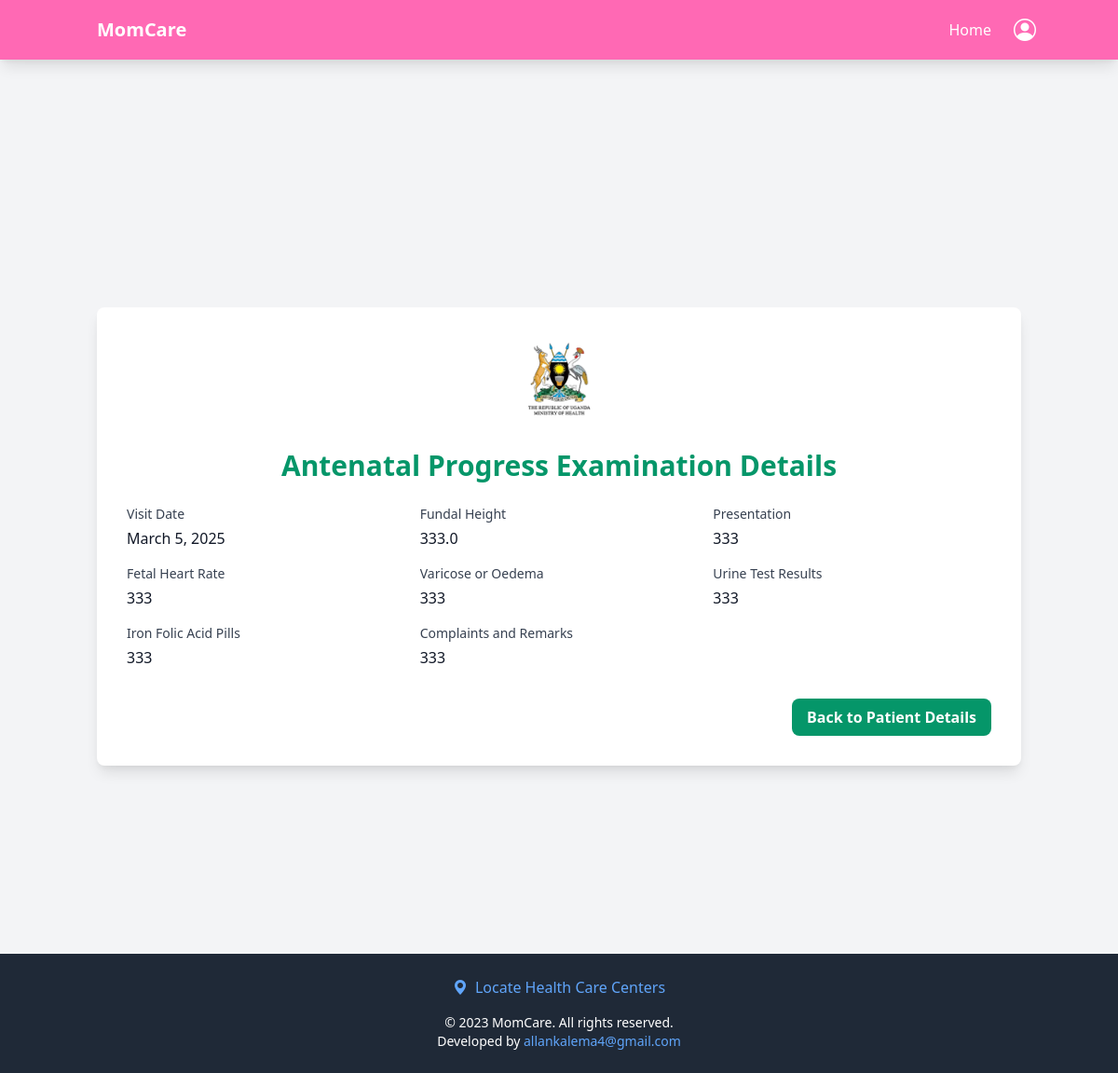
Page /antenental/antenatal-progress/1/ on the committed database.
### antenental/models.py (models this page shows, shortened)
class AntenatalProgressExamination(models.Model):
    antenatal_card = models.ForeignKey(AntenatalCard, on_delete=models.CASCADE, related_name="progress_examinations")
    recorded_by = models.ForeignKey(User, on_delete=models.SET_NULL, null=True)
    visit_date = models.DateField(default=now)
    fundal_height = models.FloatField()
    presentation = models.CharField(max_length=255)
    fetal_heart_rate = models.IntegerField()
    varicose_or_oedema = models.CharField(max_length=255, null=True, blank=True)
    urine_test_results = models.TextField(null=True, blank=True)
    iron_folic_acid_pills = models.IntegerField(null=True, blank=True)
    complaints_and_remarks = models.TextField(null=True, blank=True)
    created_at = models.DateTimeField(default=now)

### antenental/views.py (the view)
# urls.py: path('antenatal-progress/<int:progress_id>/', views.antenatal_progress_detail, name='antenatal_progress_detail'),
def antenatal_progress_detail(request, progress_id):
    progress = get_object_or_404(AntenatalProgressExamination, id=progress_id)
    return render(request, 'antenatal/antenatal_progress_detail.html', {
        'progress': progress,
    })

### templates/antenatal/antenatal_progress_detail.html
{% extends 'base.html' %}
{% load static %}
{% block content %}
<main class="mt-16 sm:mt-20 min-h-screen flex items-center justify-center bg-gray-100">
    <div class="w-full max-w-6xl p-6 sm:p-8 bg-white rounded-lg shadow-lg">
        <div class="flex justify-center mb-6">
            <img src="{{ MEDIA_URL }}images/emblem.png" alt="Ministry of Health Symbol" class="w-24 h-24">
        </div>
        <h2 class="text-2xl sm:text-3xl font-bold text-green-600 mb-6 text-center">Antenatal Progress Examination Details</h2>
        <div class="grid grid-cols-1 sm:grid-cols-2 lg:grid-cols-3 gap-4">
            <div>
                <label class="block text-sm font-medium text-gray-700">Visit Date</label>
                <p class="mt-1 text-gray-900">{{ progress.visit_date|date:"F j, Y" }}</p>
            </div>
            <div>
                <label class="block text-sm font-medium text-gray-700">Fundal Height</label>
                <p class="mt-1 text-gray-900">{{ progress.fundal_height }}</p>
            </div>
            <div>
                <label class="block text-sm font-medium text-gray-700">Presentation</label>
                <p class="mt-1 text-gray-900">{{ progress.presentation }}</p>
            </div>
            <div>
                <label class="block text-sm font-medium text-gray-700">Fetal Heart Rate</label>
                <p class="mt-1 text-gray-900">{{ progress.fetal_heart_rate }}</p>
            </div>
            <div>
                <label class="block text-sm font-medium text-gray-700">Varicose or Oedema</label>
                <p class="mt-1 text-gray-900">{{ progress.varicose_or_oedema|default:"No data" }}</p>
            </div>
            <div>
                <label class="block text-sm font-medium text-gray-700">Urine Test Results</label>
                <p class="mt-1 text-gray-900">{{ progress.urine_test_results|default:"No data" }}</p>
            </div>
            <div>
                <label class="block text-sm font-medium text-gray-700">Iron Folic Acid Pills</label>
                <p class="mt-1 text-gray-900">{{ progress.iron_folic_acid_pills|default:"No data" }}</p>
            </div>
            <div>
                <label class="block text-sm font-medium text-gray-700">Complaints and Remarks</label>
                <p class="mt-1 text-gray-900">{{ progress.complaints_and_remarks|default:"No data" }}</p>
            </div>
        </div>
        <div class="flex justify-end mt-8">
            <a href="{% url 'patient_details' progress.antenatal_card.id %}" class="bg-green-600 text-white px-4 py-2 rounded-lg font-semibold hover:bg-green-700 transition duration-300">
                Back to Patient Details
            </a>
        </div>
    </div>
</main>
{% endblock %}

### rows in the picture
AntenatalProgressExamination: visit_date "March 5, 2025", fundal_height "333.0", presentation "333", fetal_heart_rate "333", varicose_or_oedema "333", urine_test_results "333", iron_folic_acid_pills "333", complaints_and_remarks "333"
